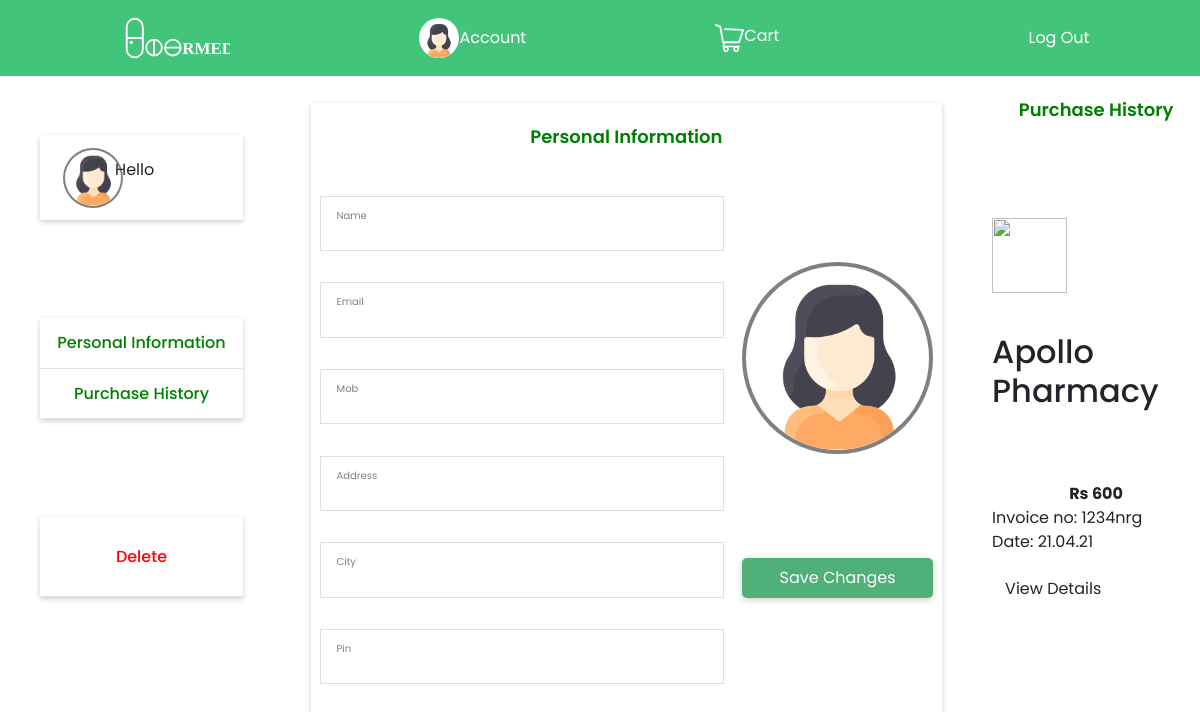
Page /main/1/account (signed in) on the earlier database version.
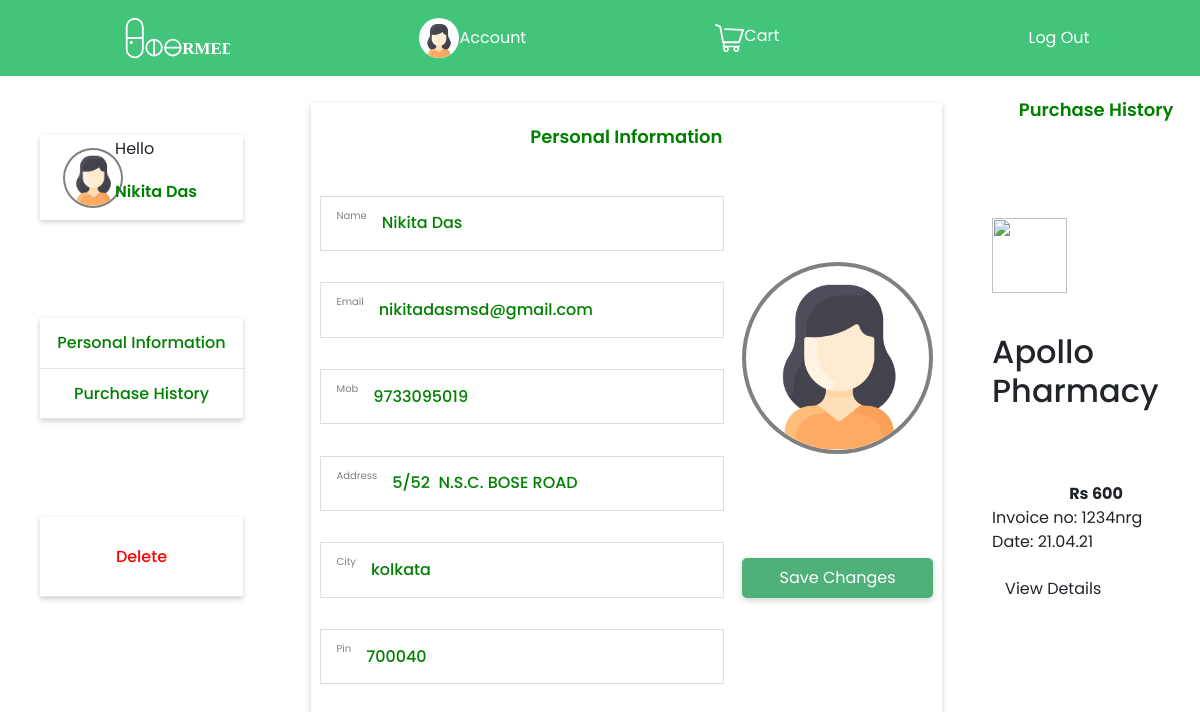
Same page on the later database version.
### doormed/models.py (models this page shows, shortened)
class Register_user(db.Model, UserMixin):
    id = db.Column(db.Integer, primary_key=True)
    name = db.Column(db.String(80), unique=False, nullable=False)
    email = db.Column(db.String(120), unique=True, nullable=False)
    address = db.Column(db.String(120),  nullable=False)
    city = db.Column(db.String(80), unique=False, nullable=False)
    pincode = db.Column(db.String(10), unique=False, nullable=False)
    number = db.Column(db.String(80), unique=True, nullable=False)
    password = db.Column(db.String(120), unique=False, nullable=False)
    cartitems1 = db.relationship('CartItem', backref='Customer')
    orders1 = db.relationship('Order', backref='Customer')

### doormed/customers/routes.py (the view)
@app.route('/main/<int:id>/account', methods= ['GET', 'POST'])
@login_required
def account(id):
    user = Register_user.query.filter_by(id = id).first()
    return render_template('customers/account.html', user = user)

### doormed/models.py (called while the page is built)
@login_seller.user_loader
def load_user(seller_id):
    return Register_seller.query.get(seller_id)

### doormed/templates/customers/account.html (shortened to what this page needs)
{% extends 'base.html' %}
{% block header %}
<link rel="stylesheet" href="{{url_for('static', filename = 'css/index.css')}}">
{% endblock %}
{% block content %}
 {% include 'navbar.html' %}
    <main class="container1">
        <section class="left">
            <div class="profile-card">
                <img src="{{url_for('static', filename = 'images/profile.svg')}}" alt="" class="profile-img">
                <div class="card-name">
                    <p class="hello">Hello</p>
                    <p class="name">{{user.name}}</p>
                </div>
            </div>
            <div class="sidebar">
                <a href="#" class="personal-info side-opt" id="pi">Personal Information</a>
                <a href="#" class="purchase side-opt" id="ph">Purchase History</a>
            </div>
            <div class="log-out">
        <form method="POST" action="/main/{{user.id}}/account/delete" style="text-align: center;">
                <button class="logOut">Delete</button>
                </form>
            </div>
        </section>
        <section class="right">
            <p class="heading">Personal Information</p>
            <form method="POST" action="/main/{{user.id}}/account/update">
            <div class="details">
                <div class="info">
                    <div class="person-name info-box">
                        <p class="label">Name</p>
                        <input type="text" class="personName field" value="{{user.name}}">
                    </div>
                    <div class="Email info-box">
                        <p class="label">Email</p>
                        <input type="email" class="email-id field" value="{{user.email}}" name="email">
                    </div>
                    <div class="mobile info-box">
                        <p class="label">Mob</p>
                        <input type="number" class="mobile-no field" value="{{user.number}}" name="number">
                    </div>
                    <div class="address info-box">
                        <p class="label">Address</p>
                        <input type="text" class="address-text field" value="{{user.address}}" name="address">
                    </div>
                    <div class="city info-box">
                        <p class="label">City</p>
                        <input type="text" class="city-name field" value="{{user.city}}" name="city">
                    </div>
                    <div class="pin info-box">
                        <p class="label">Pin</p>
                        <input type="number" class="pin-code field" value="{{user.pincode}}" >
                    </div>
                </div>
                <div class="profile-picture">
                    <img src="{{url_for('static', filename = 'images/profile.svg')}}" alt="" class="profile-pic">
                    <button class="update" type="submit">Save Changes</button>
                </div>
            </div>
            </form>
        </section>
        <div id="purchase_hist" class="tab-content">
            <section class="right1">
                <p class="heading">Purchase History</p>
                <div class="details">
                    <div class="info">
                        <div class="wrapper">
                            <img src="med1.jpg" width="75px" height="75px">
                            <div class="hist">
                                <p>&nbsp;
                                <h2>Apollo Pharmacy</h2> <br>&nbsp;</p>
                                <center><b> Rs 600 </b></center>
                                <p class="inv"> Invoice no: 1234nrg <br> Date: 21.04.21 </p>
                                <button class="btn"> View Details </button>
                            </div>
                        </div>
                    </div>
                </div>
            </section>
        </div>
    </main>
{% endblock %}

### doormed/templates/base.html (shortened to what this page needs)
<!DOCTYPE html>
<html lang="en">
<head>
    <link rel="stylesheet" href="https://stackpath.bootstrapcdn.com/bootstrap/4.5.2/css/bootstrap.min.css">
    <link rel="stylesheet" href="https://cdnjs.cloudflare.com/ajax/libs/font-awesome/5.15.3/css/all.min.css" />
    {% block header %}
    {% endblock %}
</head>
<body>
    {% block content %}
    {% endblock %}
</body>
</html>

### doormed/templates/navbar.html (shortened to what this page needs)
<!DOCTYPE html>
<html lang="en">
<head>
</head>
<body>
<div class="navbar">
    {% if id %}
    <a href="/customer_page">
    <img src="{{url_for('static', filename = 'images/logo.svg')}}" alt="" class="logo">
    </a>
    {% else %}
    <a href="/main/{{user.id}}">
        <img src="{{url_for('static', filename = 'images/logo.svg')}}" alt="" class="logo">
        </a>
        {% endif %}
    <div class="profile">
        <img src="{{url_for('static', filename = 'images/profile-icon.svg')}}" alt="" class="profile-icon">
        <a href="/main/{{ user.id }}/account" style="margin-top: 0.5rem;">Account</a>
    </div>
    <div class="cart">
        <img src="{{url_for('static', filename = 'images/cart.svg')}}" alt="" class="cart-icon">
        <a href="/main/{{ user.id }}/cart">Cart</a>
    </div>
    <div class="logout">
        <a href="/logout">Log Out</a>
    </div>
</div>
</body>
</html>

### doormed/static/css/index.css (style rules this page uses)
* { padding: 0; margin: 0; box-sizing: border-box; }
button { outline: none; }
.container1 { display: flex; justify-content: space-between; min-height: 90vh; }
.left { width: 30%; margin-left: 40px; margin-top: 10px; display: flex; flex-direction: column; height: 70vh; justify-content: space-around; }
.profile-card { display: flex; justify-content: space-between; align-items: center; padding: 0.8rem; width: 75%; position: relative; box-shadow: 0 2px 5px rgba(0, 0, 0, 0.192); }
.profile-img { height: 60px; border: 2px solid grey; border-radius: 50%; margin-left: 10px; }
.card-name { position: absolute; left: 37%; line-height: 27px; }
a { color: white; }
.logOut { height: 10vh; width: 100%; border: none; outline: none; background: white; }
.name { color: green; font-weight: 600; font-size: 16px; }
.sidebar,.log-out { display: flex; flex-direction: column; box-shadow: 0px 2px 5px rgb(0,0,0,0.192); width: 75%; }
.side-opt,.logOut { padding: 0.8rem; text-decoration: none; border-bottom: 0.2px solid rgba(184, 184, 184, 0.384); text-align: center; color: green; font-weight: 500; }
.logOut { color: red; }
.right { height: 82vh; width: 70%; margin-top: 27px; margin-right: 50px; box-shadow: 0px 2px 6px rgb(0,0,0,0.192); }
.heading { text-align: center; padding-top: 20px; font-weight: 600; color: green; font-size: 18px; }
.details { display: flex; justify-content: space-around; margin-top: 30px; }
.info { display: flex; flex-direction: column; justify-content: space-around; height: 65vh; }
.info-box { display: flex; padding: 0.7rem 1rem; border: 0.2px solid rgba(214, 214, 214, 0.788); align-items: center; }
.label { font-size: 10px; color: grey; margin-right: 15px; }
.field { color: green; font-weight: 500; border: none; width: 100%; outline: none; }
.profile-picture { display: flex; flex-direction: column; justify-content: space-around; }
.profile-pic { border: 4px solid grey; border-radius: 50%; height: 12rem; margin-top: -20px; }
.update { padding: 1rem, 0.8rem; background-color: #4FB079; height: 40px; margin-top: -100px; color: white; border: none; border-radius: 5px; box-shadow: 0 2px 6px rgb(0,0,0,0.192); cursor: pointer; outline: none; }

### doormed/templates/navbar.html (style rules this page uses)
* { margin: 0; padding: 0; box-sizing: border-box; font-family: 'Poppins','sans serif'; }
.navbar { display: flex; height: 9.5vh; background-color: #43C47B; width: 100%; justify-content: space-around; align-items: center; }
.profile,.cart { display: flex; }
.cart { margin-right: 60px; }
a { cursor: pointer; text-decoration: none; }

Differences in the rows shown:
added Register_user: name "Nikita Das", email "nikitadasmsd@gmail.com", number "9733095019", address "5/52 N.S.C. BOSE ROAD", city "kolkata", pincode "700040"
